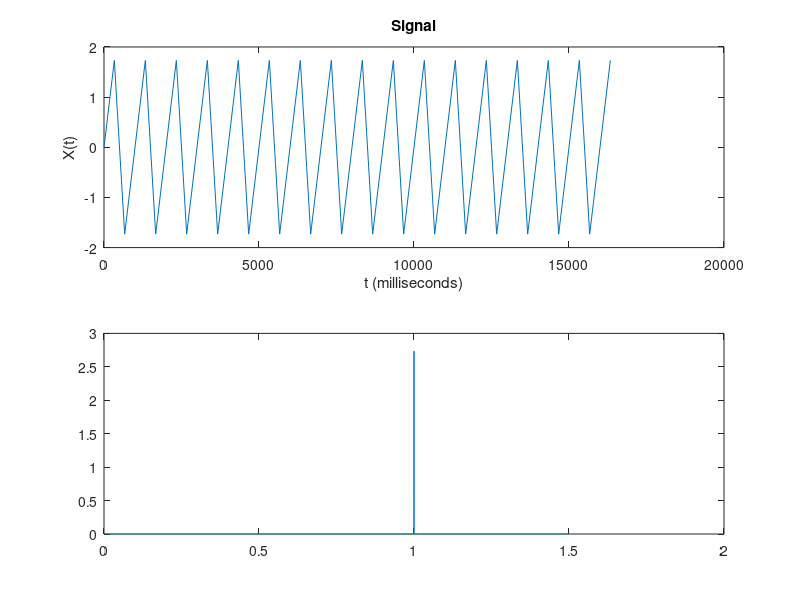

The MATLAB source for this figure:
Fs = 3;            % Sampling frequency
T = 1/Fs;             % Sampling period
t = (1206518400.0000000:T:1206536400.0000000);        % Time vector
L = length(t);             % Length of signal

S = 2*sin(2*pi*(t-t(1)));
X=S;

figure;
subplot(2,1,1)
plot(1000*(t(1:50)-t(1)),X(1:50))
title('Signal')
xlabel('t (milliseconds)')
ylabel('X(t)')

Y = abs(fft(X));

P2 = (abs(Y/L));
P1 = P2(1:L/2+1);
P1(2:end-1) = 2*P1(2:end-1);

f = Fs*(0:(L/2))/L;
%subplot(2,1,2)
%plot(f,Y(1:L/2+1))

subplot(2,1,2)
plot(f,P1.^2);
%title('Single-Sided Amplitude Spectrum of X(t)')
%xlabel('f (Hz)')
%ylabel('|P1(f)|')